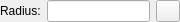
<?xml version="1.0" encoding="UTF-8"?>
<ui version="4.0">
 <class>Ui_CircleTan2Options</class>
 <widget class="QWidget" name="Ui_CircleTan2Options">
  <property name="geometry">
   <rect>
    <x>0</x>
    <y>0</y>
    <width>180</width>
    <height>22</height>
   </rect>
  </property>
  <property name="sizePolicy">
   <sizepolicy hsizetype="Fixed" vsizetype="Fixed">
    <horstretch>0</horstretch>
    <verstretch>0</verstretch>
   </sizepolicy>
  </property>
  <property name="minimumSize">
   <size>
    <width>65</width>
    <height>22</height>
   </size>
  </property>
  <property name="maximumSize">
   <size>
    <width>180</width>
    <height>32</height>
   </size>
  </property>
  <property name="windowTitle">
   <string>Circle Tangential2 Options</string>
  </property>
  <layout class="QHBoxLayout">
   <property name="leftMargin">
    <number>0</number>
   </property>
   <property name="topMargin">
    <number>0</number>
   </property>
   <property name="rightMargin">
    <number>0</number>
   </property>
   <property name="bottomMargin">
    <number>0</number>
   </property>
   <item>
    <widget class="QLabel" name="lRadius">
     <property name="sizePolicy">
      <sizepolicy hsizetype="Preferred" vsizetype="Preferred">
       <horstretch>0</horstretch>
       <verstretch>0</verstretch>
      </sizepolicy>
     </property>
     <property name="toolTip">
      <string>&lt;html&gt;&lt;head/&gt;&lt;body&gt;&lt;p&gt;Radius of the tangential circle to draw&lt;/p&gt;&lt;/body&gt;&lt;/html&gt;</string>
     </property>
     <property name="text">
      <string>Radius:</string>
     </property>
     <property name="wordWrap">
      <bool>false</bool>
     </property>
    </widget>
   </item>
   <item>
    <widget class="QLineEdit" name="leRadius">
     <property name="sizePolicy">
      <sizepolicy hsizetype="Preferred" vsizetype="Fixed">
       <horstretch>0</horstretch>
       <verstretch>0</verstretch>
      </sizepolicy>
     </property>
     <property name="toolTip">
      <string>Radius of tangential circle</string>
     </property>
    </widget>
   </item>
   <item>
    <widget class="QToolButton" name="tbPickRadius">
     <property name="toolTip">
      <string>Pick radius from drawing</string>
     </property>
     <property name="text">
      <string/>
     </property>
     <property name="icon">
      <iconset resource="../../../../res/icons/icons.qrc">
       <normaloff>:/icons/interactive_pick_distance.lci</normaloff>:/icons/interactive_pick_distance.lci</iconset>
     </property>
    </widget>
   </item>
   <item>
    <spacer name="horizontalSpacer">
     <property name="orientation">
      <enum>Qt::Horizontal</enum>
     </property>
     <property name="sizeHint" stdset="0">
      <size>
       <width>0</width>
       <height>20</height>
      </size>
     </property>
    </spacer>
   </item>
  </layout>
 </widget>
 <layoutdefault spacing="6" margin="11"/>
 <resources>
  <include location="../../../../res/icons/icons.qrc"/>
 </resources>
 <connections/>
 <slots>
  <slot>setRadiusToActionAndView(QString)</slot>
 </slots>
</ui>
